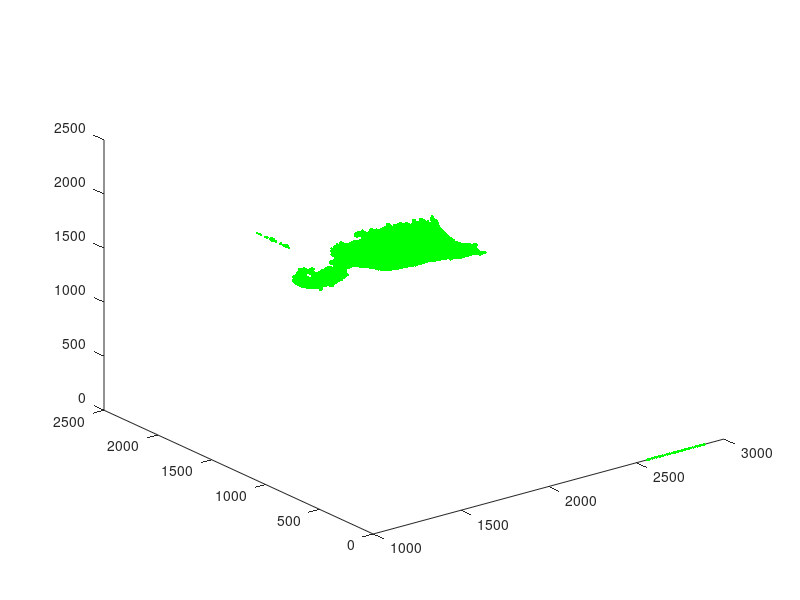

The MATLAB script that drew this image:
clc;
clear all;
load point1.txt;
load point2.txt;
plot3(point1(:,1),point1(:,2),point1(:,3),'g.')
hold on;

point2(:,3) = 4000 - point2(:,3);

plot3(point2(:,1),point2(:,2),point2(:,3),'g.')

mid_z = (max(point1(:,3)) + min(point2(:,3)))/2;
z_move_p2 = mid_z - max(point2(:,3));
 